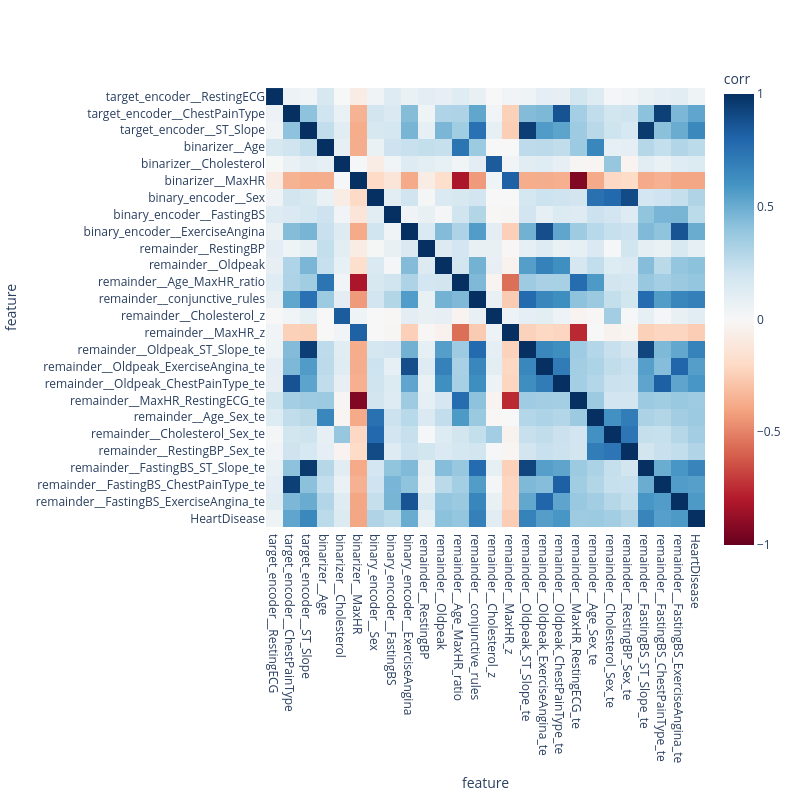

Here is the notebook cell this chart was saved with:
### Code cell
plot_corr_matrix(corr_df, width=800, height=800, fontsize=12)

### Figure 1 — Plotly figure (JSON) as saved in the notebook; plotly's stock layout.template omitted (floating-point values rounded to 4 significant figures; data arrays with more than 128 entries replaced by an {"elided": "..."} marker saying what was removed)
{"data": [{"coloraxis": "coloraxis", "name": "0", "x": ["target_encoder__RestingECG", "target_encoder__ChestPainType", "target_encoder__ST_Slope", "binarizer__Age", "binarizer__Cholesterol", "binarizer__MaxHR", "binary_encoder__Sex", "binary_encoder__FastingBS", "binary_encoder__ExerciseAngina", "remainder__RestingBP", "remainder__Oldpeak", "remainder__Age_MaxHR_ratio", "remainder__conjunctive_rules", "remainder__Cholesterol_z", "remainder__MaxHR_z", "remainder__Oldpeak_ST_Slope_te", "remainder__Oldpeak_ExerciseAngina_te", "remainder__Oldpeak_ChestPainType_te", "remainder__MaxHR_RestingECG_te", "remainder__Age_Sex_te", "remainder__Cholesterol_Sex_te", "remainder__RestingBP_Sex_te", "remainder__FastingBS_ST_Slope_te", "remainder__FastingBS_ChestPainType_te", "remainder__FastingBS_ExerciseAngina_te", "HeartDisease"], "y": ["target_encoder__RestingECG", "target_encoder__ChestPainType", "target_encoder__ST_Slope", "binarizer__Age", "binarizer__Cholesterol", "binarizer__MaxHR", "binary_encoder__Sex", "binary_encoder__FastingBS", "binary_encoder__ExerciseAngina", "remainder__RestingBP", "remainder__Oldpeak", "remainder__Age_MaxHR_ratio", "remainder__conjunctive_rules", "remainder__Cholesterol_z", "remainder__MaxHR_z", "remainder__Oldpeak_ST_Slope_te", "remainder__Oldpeak_ExerciseAngina_te", "remainder__Oldpeak_ChestPainType_te", "remainder__MaxHR_RestingECG_te", "remainder__Age_Sex_te", "remainder__Cholesterol_Sex_te", "remainder__RestingBP_Sex_te", "remainder__FastingBS_ST_Slope_te", "remainder__FastingBS_ChestPainType_te", "remainder__FastingBS_ExerciseAngina_te", "HeartDisease"], "z": {"elided": "26x26 float values"}, "type": "heatmap", "xaxis": "x", "yaxis": "y", "hovertemplate": "feature: %{x}<br>feature: %{y}<br>corr: %{z}<extra></extra>"}], "layout": {"xaxis": {"anchor": "y", "domain": [0.0, 1.0], "scaleanchor": "y", "constrain": "domain", "title": {"text": "feature"}}, "yaxis": {"anchor": "x", "domain": [0.0, 1.0], "autorange": "reversed", "constrain": "domain", "title": {"text": "feature"}}, "coloraxis": {"colorbar": {"title": {"text": "corr"}}, "colorscale": [[0.0, "rgb(103,0,31)"], [0.1, "rgb(178,24,43)"], [0.2, "rgb(214,96,77)"], [0.3, "rgb(244,165,130)"], [0.4, "rgb(253,219,199)"], [0.5, "rgb(247,247,247)"], [0.6, "rgb(209,229,240)"], [0.7, "rgb(146,197,222)"], [0.8, "rgb(67,147,195)"], [0.9, "rgb(33,102,172)"], [1.0, "rgb(5,48,97)"]], "cmin": -1, "cmax": 1, "autocolorscale": false}, "margin": {"t": 60}, "font": {"size": 12}, "width": 800, "height": 800}}
